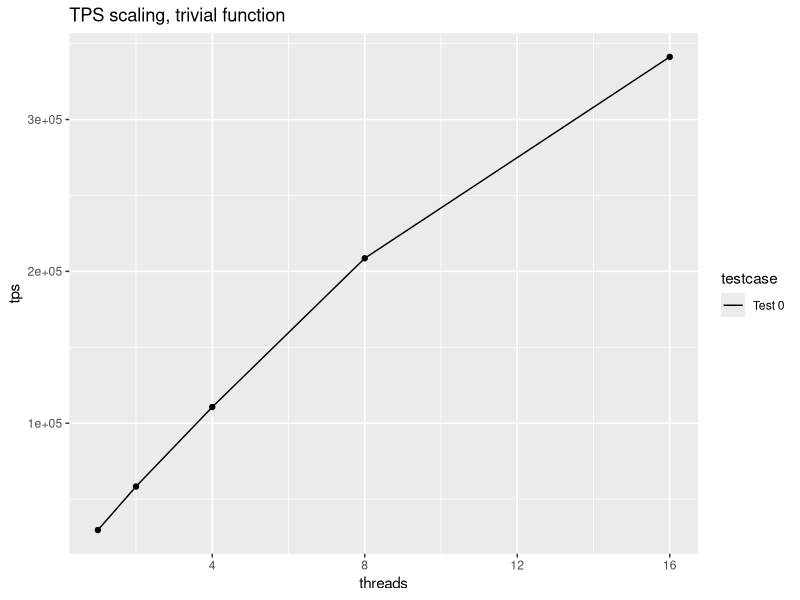
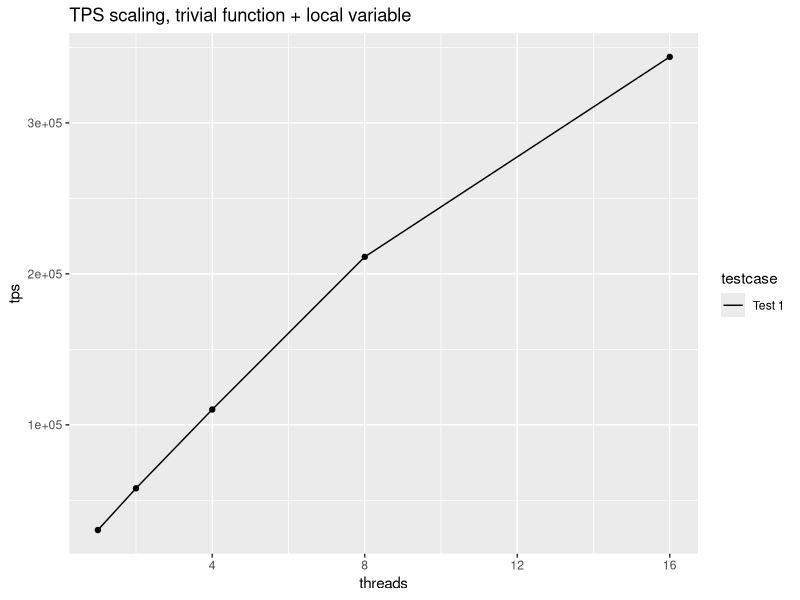
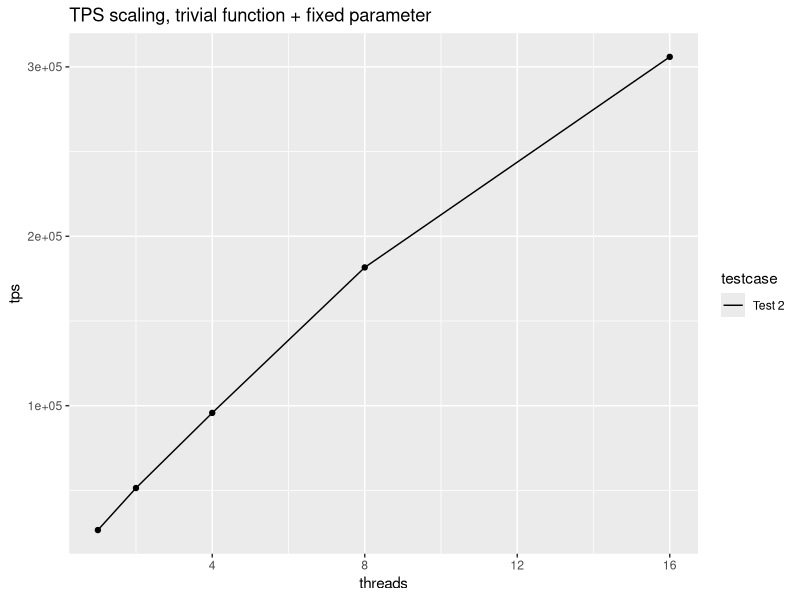
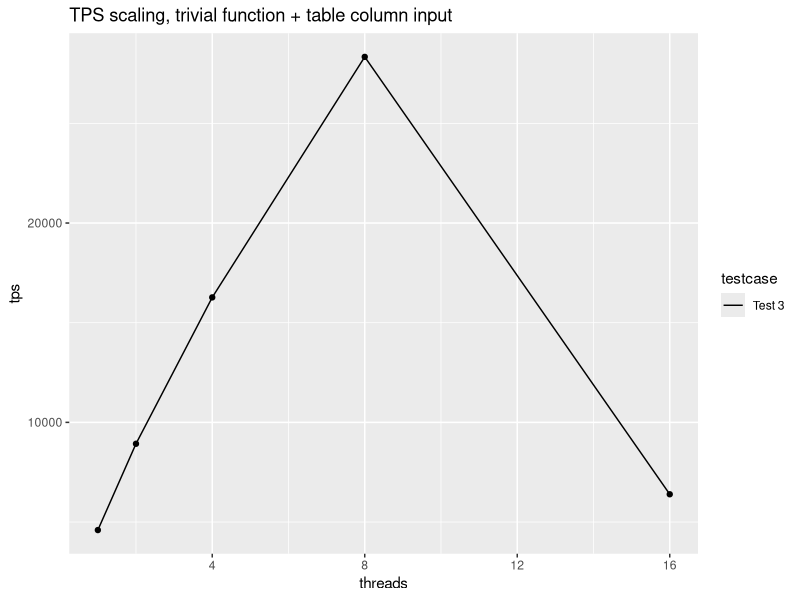
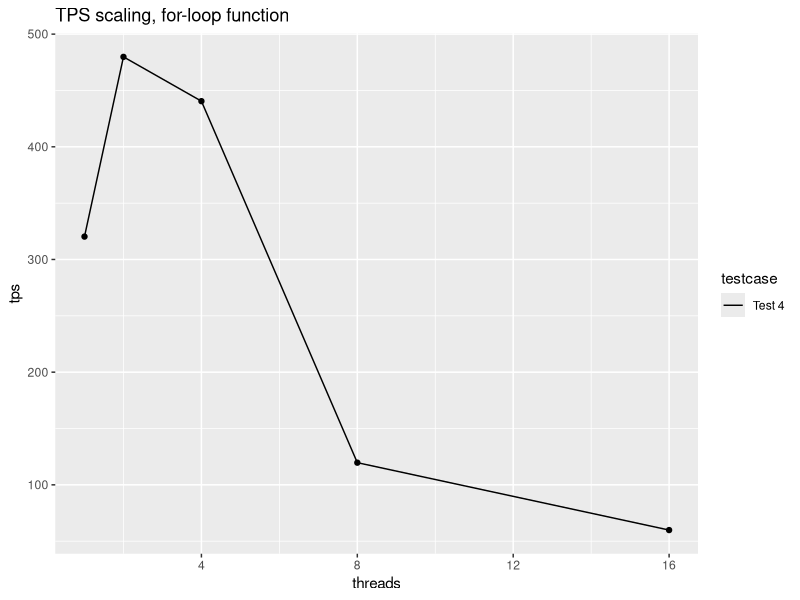
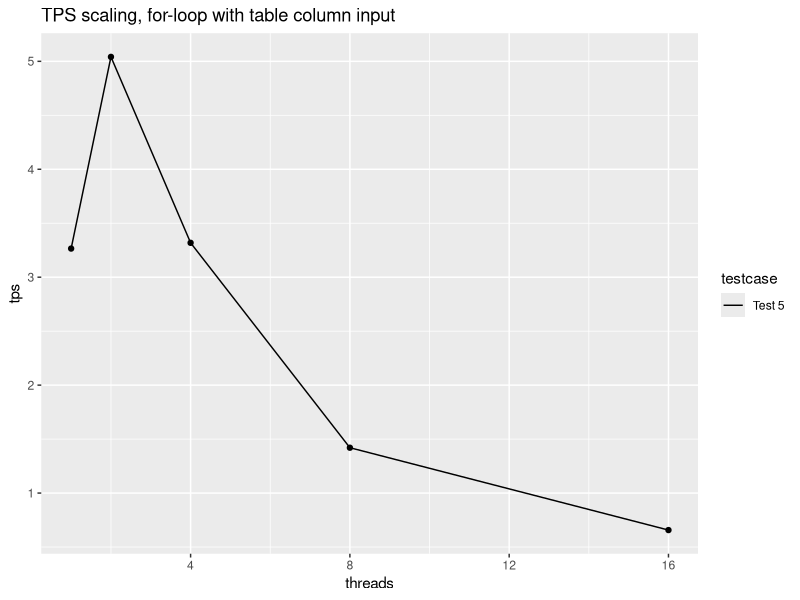
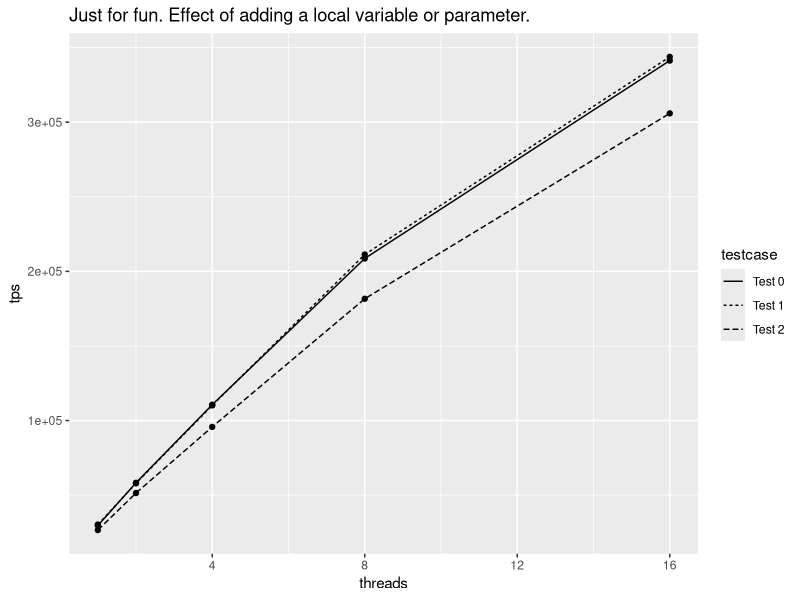

These figures' R source, in order:
# R script to convert result to a graphic.
# Having done this I realise R was the wrong choice but it's too late now. We're commited.

# Run R manually and type this line as root if ggplot2 is not installed
# install.packages("ggplot2")

library(reshape)
library(ggplot2)

d = read.csv("ppppt_results.csv", comment.char="#")
#plot(ggplot(subset(d, select=c('Test 2')), aes(x=threads, y=tps)) + labs(title = "Graph of pl/pgsql TPS varying with thread count") + geom_bar(stat="identity", fill="#FF9999", colour="black") + facet_wrap (~ testcase))
#plot(ggplot(subset(d, testcase %in% c('Test 1','Test 2')), aes(threads,tps,linetype=testcase)) + labs(title = "Graph of pl/pgsql TPS varying with thread count") + geom_line() + geom_point())


png(filename='result0.png')
plot(ggplot(subset(d, testcase=='Test 0'), aes(threads,tps,linetype=testcase)) + labs(title = "TPS scaling, trivial function") + geom_line() + geom_point())
dev.off()

png(filename='result1.png')
plot(ggplot(subset(d, testcase=='Test 1'), aes(threads,tps,linetype=testcase)) + labs(title = "TPS scaling, trivial function + local variable") + geom_line() + geom_point())
dev.off()

png(filename='result2.png')
plot(ggplot(subset(d, testcase=='Test 2'), aes(threads,tps,linetype=testcase)) + labs(title = "TPS scaling, trivial function + fixed parameter") + geom_line() + geom_point())
dev.off()

png(filename='result3.png')
plot(ggplot(subset(d, testcase=='Test 3'), aes(threads,tps,linetype=testcase)) + labs(title = "TPS scaling, trivial function + table column input") + geom_line() + geom_point())
dev.off()

png(filename='result4.png')
plot(ggplot(subset(d, testcase=='Test 4'), aes(threads,tps,linetype=testcase)) + labs(title = "TPS scaling, for-loop function") + geom_line() + geom_point())
dev.off()

png(filename='result5.png')
plot(ggplot(subset(d, testcase=='Test 5'), aes(threads,tps,linetype=testcase)) + labs(title = "TPS scaling, for-loop with table column input") + geom_line() + geom_point())
dev.off()

png(filename='resultB.png')
plot(ggplot(subset(d, testcase %in% c('Test 0','Test 1','Test 2')), aes(threads,tps,linetype=testcase)) + labs(title = "Just for fun. Effect of adding a local variable or parameter.") + geom_line() + geom_point())
dev.off()
